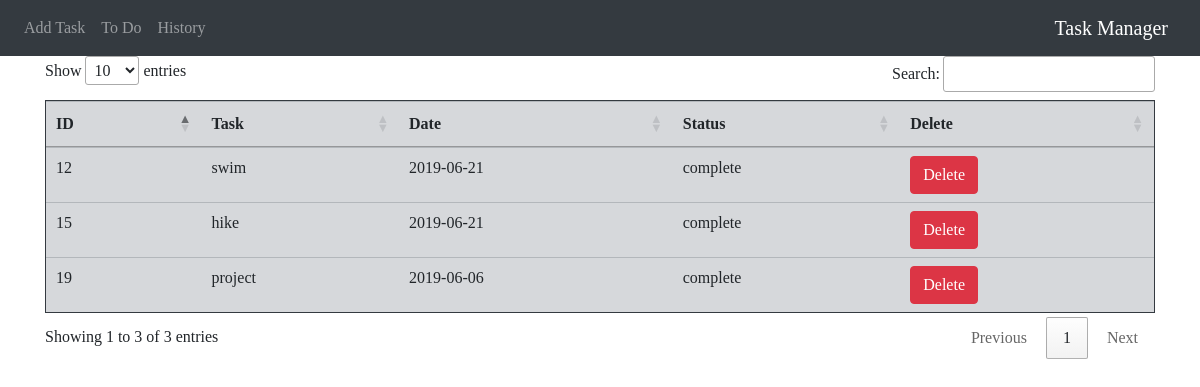
The app's page /report.php with its own data.
### tables this page shows
CREATE TABLE `history` (
  `task_id` int(5) NOT NULL,
  `task_name` varchar(50) NOT NULL,
  `date_to_do` varchar(50) NOT NULL,
  `status` varchar(50) DEFAULT 'complete'
);

### report.php (the view, shortened to what this page needs)
<!doctype html>
<html lang="en">
<head>
    <link rel="stylesheet" href="https://stackpath.bootstrapcdn.com/bootstrap/4.3.1/css/bootstrap.min.css">
    <link rel="stylesheet" href="https://cdn.datatables.net/1.10.19/css/jquery.dataTables.min.css">
</head>
<body style="font-family: 'Droid Sans'">
<?php
include 'nav.php';
?>
<div class="container">
    <table id="movies"  class="table table-secondary table-hover border border-dark ">
        <thead>
        <tr>
            <th>ID</th>
            <th>Task</th>
            <th>Date</th>
            <th>Status</th>
            <th>Delete</th>
        </tr>
        </thead>
        <tbody>
        <?php
        require 'connect.php';
        $sql ="SELECT * FROM `history` ORDER BY task_id desc ";
        $results = mysqli_query($connect,$sql);
        while ($row= mysqli_fetch_assoc($results))
        {
            extract($row);
            echo "
         <tr>
            <td>$task_id</td>
            <td>$task_name</td>
            <td>$date_to_do</td>
            <td>$status</td>
            <td><a href='historydel.php?id=$task_id' class='btn btn-danger'>Delete</a></td>
        </tr>";
        }
        ?>
        </tbody>
    </table>
</div>
</body>
</html>

### records on screen
history: task_id "19", task_name "project", date_to_do "2019-06-06", status "complete"
history: task_id "15", task_name "hike", date_to_do "2019-06-21", status "complete"
history: task_id "12", task_name "swim", date_to_do "2019-06-21", status "complete"
